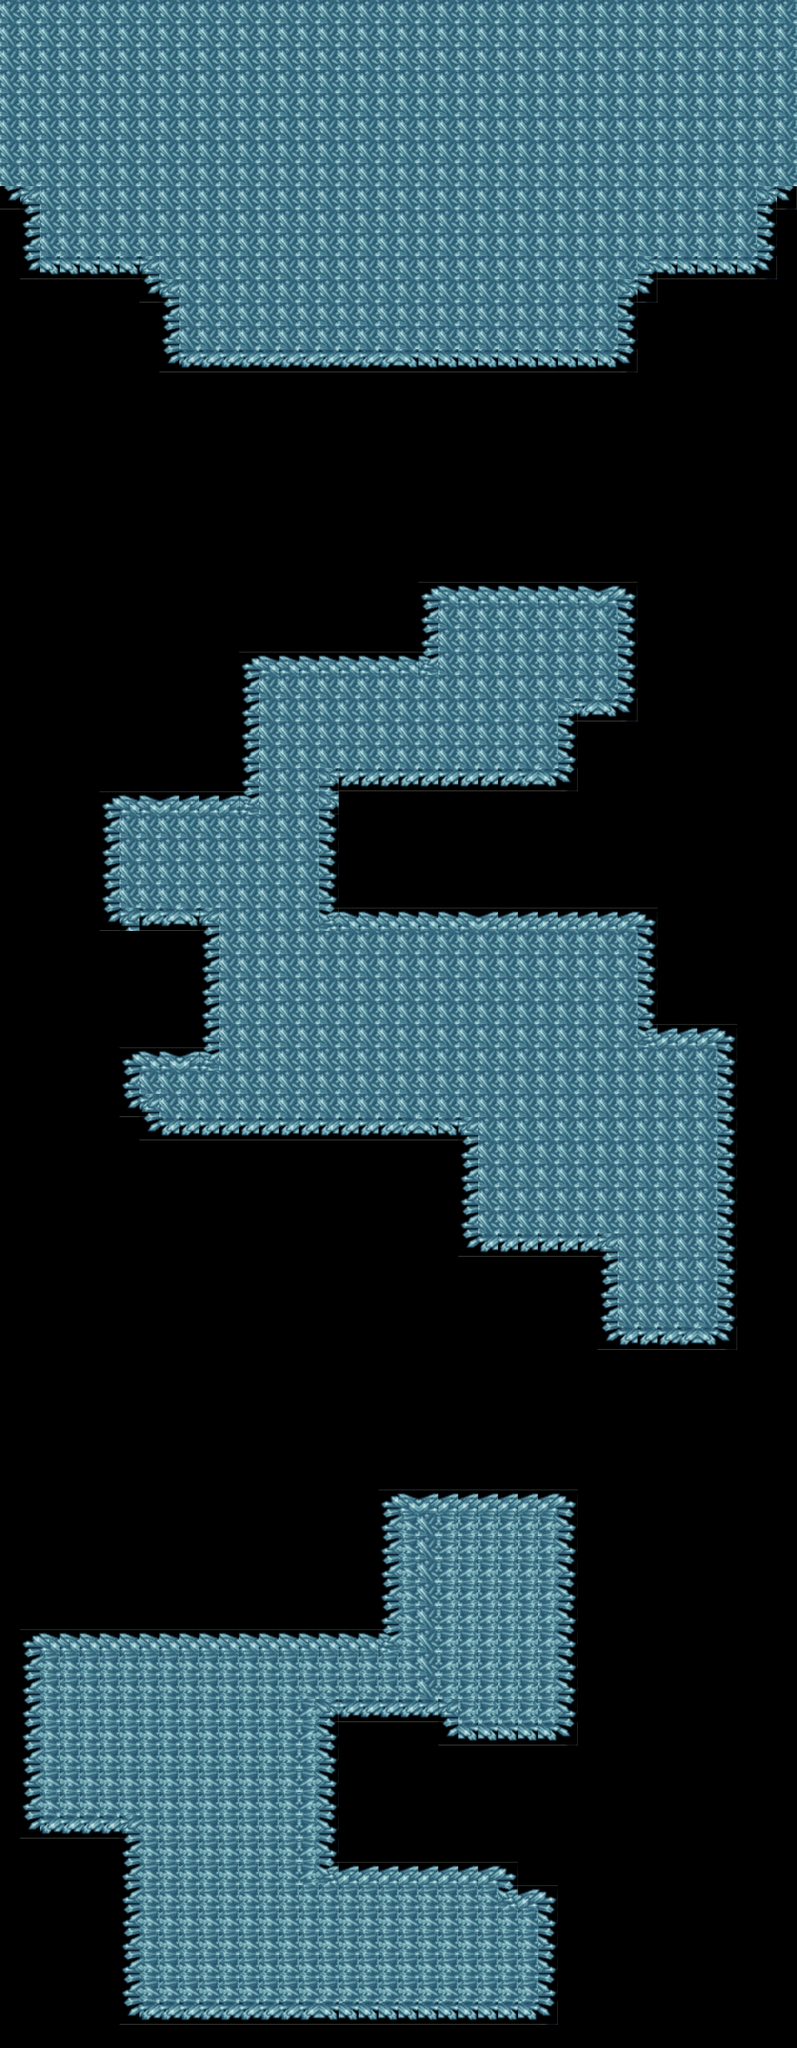

This game map was drawn from its Tiled (.tmx) file and the tilesets committed beside it. A one-line description and the trimmed map source follow:
An orthogonal 40x88 tile map with 24x28 px tiles, 1 tile layer (Tile Layer 1).

<map version="1.0" orientation="orthogonal" renderorder="left-up" width="40" height="88" tilewidth="24" tileheight="28" nextobjectid="1">
 <tileset firstgid="1" name="shapesw" tilewidth="24" tileheight="28" tilecount="590" columns="10">
  <image source="../shapesw.png" trans="000000" width="240" height="1652" />
 </tileset>
 <layer name="Tile Layer 1" width="40" height="88">
  <data>[3520 cells, 1566 non-empty, 19 distinct tile ids]</data>
 </layer>
</map>
